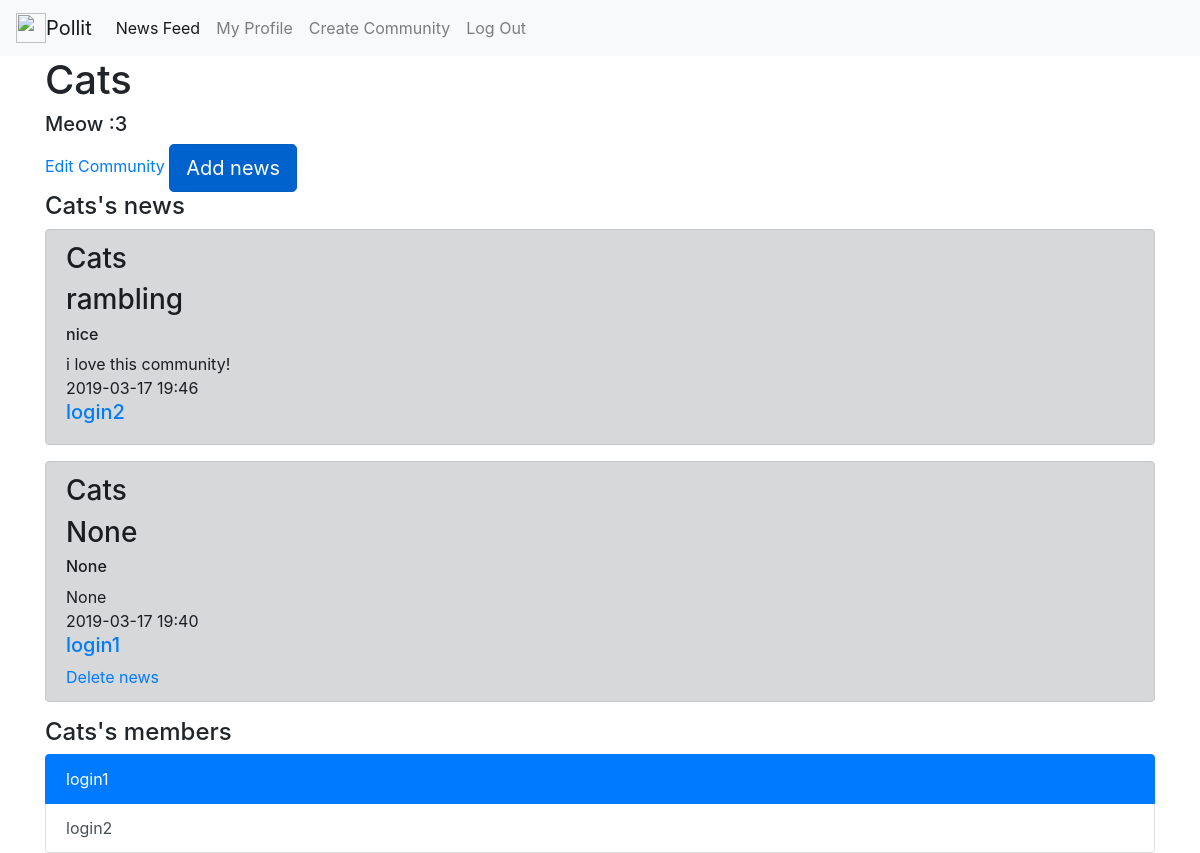
The page /community/Cats (signed in) on the database its author committed.
### tables this page shows
CREATE TABLE communities 
                            (id INTEGER PRIMARY KEY AUTOINCREMENT,
                             title VARCHAR(100),
                             bio VARCHAR(1000),
                             users VARCHAR(10000)
                             );

CREATE TABLE news 
                            (id INTEGER PRIMARY KEY AUTOINCREMENT,
                             community INTEGER, 
                             title VARCHAR(100),
                             hashtag VARCHAR(100),
                             content VARCHAR(1000),
                             date VARCHAR(1000),
                             user_id INTEGER
                             );

CREATE TABLE users 
                            (id INTEGER PRIMARY KEY AUTOINCREMENT, 
                             user_name VARCHAR(50),
                             password_hash VARCHAR(128),
                             communities VARCHAR(1000)
                             );

### main.py (the view)
@app.route('/community/<community_name>', methods=['GET'])
def community(community_name):
    if 'username' not in session:
        return redirect('/login')
    user_name = session['username']
    community = CommunityModel(db.get_connection()).get_name(community_name)
    news = [(tuply[0], community_model.get(tuply[1])[1], tuply[2], tuply[3], tuply[4],
             tuply[5], user_model.get(tuply[6])[1]) for tuply in
            NewsModel(db.get_connection()).get_all(None, community[0])][::-1]
    admin = int(community[3].split()[0])
    users = [user_model.get(int(i))[1] for i in community[3].split()]
    bio = community[2]
    if session['username'] in users:
        followed = True
    else:
        followed = False
    return render_template('community.html', community_name=community_name, bio=bio, user_name=user_name, news=news, users=users, admin=admin, followed=followed)

### models.py (called while the page is built)
    def get_connection(self):
        return self.conn

    def get(self, user_id):
        cursor = self.connection.cursor()
        cursor.execute("SELECT * FROM users WHERE id = ?", (str(user_id), ))
        row = cursor.fetchone()
        return row

    def get_all(self, user_id=None, community_id=None):
        cursor = self.connection.cursor()
        if user_id:
            cursor.execute("SELECT * FROM news WHERE user_id = ?",
                           (str(user_id), ))
        elif community_id:
            cursor.execute("SELECT * FROM news WHERE community = ?",
                           (str(community_id),))
        else:
            cursor.execute("SELECT * FROM news")
        rows = cursor.fetchall()
        return rows

    def get(self, community_id):
        cursor = self.connection.cursor()
        cursor.execute("SELECT * FROM communities WHERE id = ?", (str(community_id), ))
        row = cursor.fetchone()
        return row

    def get_name(self, community_name):
        cursor = self.connection.cursor()
        cursor.execute("SELECT * FROM communities WHERE title = ?", (str(community_name), ))
        row = cursor.fetchone()
        return row

### templates/community.html
{% extends "base.html" %}
{% block content %}
    <h1>{{ community_name }}</h1>
    <h5>{{ bio }}</h5>
    {% if session['user_id'] == admin %}
        <a href="/community/{{ community_name }}/edit">Edit Community</a>
        <a href="/community/{{ community_name }}/add_news" class="btn btn-primary btn-lg active" role="button" aria-pressed="true">Add news</a>
    {% elif followed and not session['username'] == admin %}
        <a href="/unfollow/{{ community_name }}" class="btn btn-primary btn-lg active" role="button" aria-pressed="true">Unfollow</a>
        <a href="/community/{{ community_name }}/add_news" class="btn btn-primary btn-lg active" role="button" aria-pressed="true">Add news</a>
    {% elif not session['username'] == admin %}
        <a href="/follow/{{ community_name }}" class="btn btn-primary btn-lg active" role="button" aria-pressed="true">Follow</a>
    {% endif %}
    <h4>{{ community_name }}'s news</h4>
    {% for item in news %}
    <div class="alert alert-dark" role="alert">
        <h3>{{ item[1] }}</h3>
        <h3>{{ item[3] }}</h3>
        <h6>{{ item[2] }}</h6>
        <div>{{ item[4] }}</div>
        <div>{{ item[5] }}</div>
        <h5><a href="/profile/{{ item[6] }}">{{ item[6] }}</a></h5>
        {% if item[6] == session['username'] %}
            <a href="/delete_news/{{item[0]}}">Delete news</a>
        {% endif %}
    </div>
    {% endfor %}
    <h4>{{ community_name }}'s members</h4>
    <div class="list-group">
    {% for item in users %}
        {% if item == users[0] %}
            <a href="/profile/{{ item }}" class="list-group-item list-group-item-action active">{{ item }}</a>
        {% else %}
            <a href="/profile/{{ item }}" class="list-group-item list-group-item-action">{{ item }}</a>
        {% endif %}
    {% endfor %}
    </div>
{% endblock %}

### templates/base.html (shortened to what this page needs)
<!doctype html>
<html lang="en">
  <head>
    <link rel="stylesheet" href="https://stackpath.bootstrapcdn.com/bootstrap/4.3.1/css/bootstrap.min.css">
  </head>
  <body>
<nav class="navbar navbar-expand-lg navbar-light bg-light">
  <a class="navbar-brand" href="#"><img src="http://pngimages.net/sites/default/files/capital-letter-p-png-image-23571.png" width="30" height="30" class="d-inline-block align-top" alt="">Pollit</a>
  <div class="collapse navbar-collapse" id="navbarNavAltMarkup">
    <div class="navbar-nav">
        {% if "username" in session %}
        <a class="nav-item nav-link active" href="/news_feed">News Feed </a>
      <a class="nav-item nav-link" href="/profile/{{ session['username'] }}">My Profile</a>
        <a class="nav-item nav-link" href="/create">Create Community</a>
        <a class="nav-item nav-link" href="/logout">Log Out</a>
      {% endif %}
    </div>
  </div>
</nav>
<main role="main" class="container">
    {% block content %}{% endblock %}
</main>
  </body>
</html>

### rows shown on the page
communities: title "Cats", bio "Meow :3", title "Cats" "Cats"
news: hashtag "rambling", title "nice", content "i love this community!", date "2019-03-17 19:46"
users: user_name "login2", user_name "login2"
news: date "2019-03-17 19:40"
users: user_name "login1", user_name "login1"

### other values the page prints
{{ item[3] }} "None"
{{ item[2] }} "None"
{{ item[4] }} "None"
